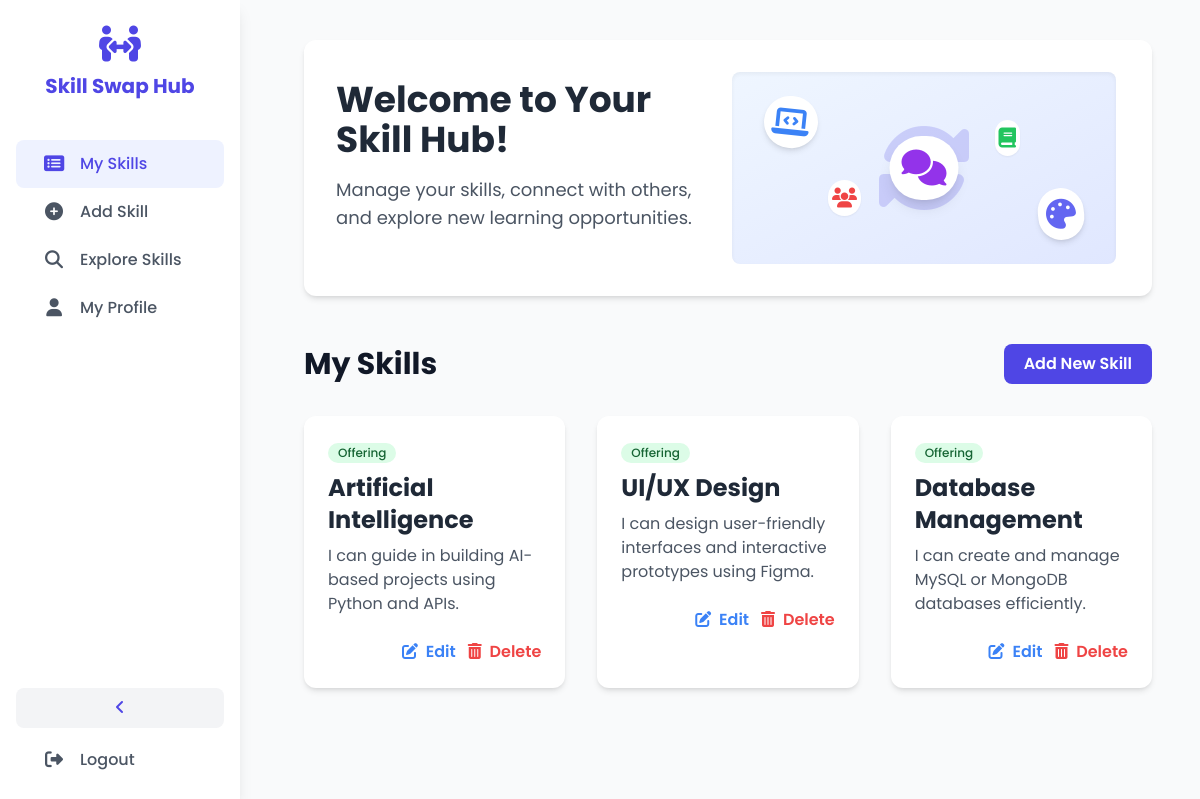
Screenshot of /dashboard/ (signed in) with the database file from the repository.
### skills/models.py (models this page shows, shortened)
class Skill(models.Model):
    SKILL_TYPE_CHOICES = [
        ('offer', 'Offering'),
        ('request', 'Requesting'),
    ]
    user = models.ForeignKey(User, on_delete=models.CASCADE)
    title = models.CharField(max_length=100)
    description = models.TextField()
    skill_type = models.CharField(max_length=10, choices=SKILL_TYPE_CHOICES)
    created_at = models.DateTimeField(auto_now_add=True)

### skills/views.py (the view)
# urls.py: path('dashboard/', views.dashboard_view, name='dashboard'),
@login_required(login_url='login')
def dashboard_view(request):
    skills = Skill.objects.filter(user=request.user)
    context = {'skills': skills}
    return render(request, 'dashboard.html', context)

### templates/dashboard.html (shortened to what this page needs)
{% extends 'base.html' %}
{% block content %}
<div class="relative min-h-screen md:flex">
  <div id="sidebar" class="sidebar bg-white absolute inset-y-0 left-0 transform md:relative md:translate-x-0 sidebar-closed md:flex md:flex-col md:justify-between shadow-lg z-30">
    <div>
      <div class="logo-section">
        <a href="{% url 'index' %}" class="sidebar-logo-link inline-flex flex-col items-center justify-center w-full">
          <i class="fas fa-people-arrows text-4xl text-[#4f46e5]"></i>
          <span class="sidebar-text block text-xl font-bold text-[#4f46e5] mt-2">Skill Swap Hub</span>
        </a>
      </div>
      <nav class="mt-4 px-4">
        <a href="{% url 'dashboard' %}" class="sidebar-nav-link active"><i class="fas fa-list-alt fa-fw"></i><span class="sidebar-text ml-3">My Skills</span></a>
        <a href="{% url 'add_skill' %}" class="sidebar-nav-link"><i class="fas fa-plus-circle fa-fw"></i><span class="sidebar-text ml-3">Add Skill</span></a>
        <a href="{% url 'listings' %}" class="sidebar-nav-link"><i class="fas fa-search fa-fw"></i><span class="sidebar-text ml-3">Explore Skills</span></a>
        <a href="{% url 'profile' %}" class="sidebar-nav-link"><i class="fas fa-user fa-fw"></i><span class="sidebar-text ml-3">My Profile</span></a>
      </nav>
    </div>
    <div class="p-4">
      <button id="desktop-sidebar-toggle" class="hidden md:block w-full text-center p-2 bg-gray-100 hover:bg-gray-200 rounded-lg mb-2 text-[#4f46e5]">
        <i class="fas fa-angle-left transition-transform duration-300"></i>
      </button>
      <a href="{% url 'logout' %}" class="sidebar-nav-link"><i class="fas fa-sign-out-alt fa-fw"></i><span class="sidebar-text ml-3">Logout</span></a>
    </div>
  </div>
  <main id="main-content" class="flex-1 py-6 px-8 md:py-10 md:px-12">
    <div class="bg-white rounded-xl shadow-md p-8 mb-12 flex flex-col md:flex-row items-center justify-between relative overflow-hidden">
      <div class="md:w-1/2 text-center md:text-left z-10">
        <h2 class="text-4xl font-bold text-gray-800 mb-4">Welcome to Your Skill Hub!</h2>
        <p class="text-gray-600 text-lg mb-6 max-w-md mx-auto md:mx-0">
          Manage your skills, connect with others, and explore new learning opportunities.
        </p>
      </div>
      <div class="md:w-1/2 flex justify-center items-center mt-8 md:mt-0 relative z-0">
        <div class="relative w-full max-w-sm h-48 bg-gradient-to-br from-blue-50 to-indigo-100 rounded-lg shadow-inner flex items-center justify-center p-4">
          <div class="absolute top-6 left-8 bg-white p-2 rounded-full shadow-md transform rotate-6">
            <i class="fas fa-laptop-code text-3xl text-blue-500"></i>
          </div>
          <div class="absolute bottom-6 right-8 bg-white p-2 rounded-full shadow-md transform -rotate-6">
            <i class="fas fa-palette text-3xl text-indigo-500"></i>
          </div>
          <div class="absolute top-1/2 left-1/2 transform -translate-x-1/2 -translate-y-1/2 bg-white p-3 rounded-full shadow-lg">
            <i class="fas fa-comments text-4xl text-purple-600"></i>
          </div>
          <div class="absolute top-1/4 right-1/4 bg-white p-1 rounded-full shadow-sm">
            <i class="fas fa-book text-xl text-green-500"></i>
          </div>
          <div class="absolute bottom-1/4 left-1/4 bg-white p-1 rounded-full shadow-sm">
            <i class="fas fa-users text-xl text-red-500"></i>
          </div>
        </div>
      </div>
    </div>
    <div class="flex justify-between items-center mb-8">
      <h1 class="text-3xl font-bold">My Skills</h1>
      <a href="{% url 'add_skill' %}" class="btn-primary text-white px-5 py-2 rounded-lg font-semibold">Add New Skill</a>
    </div>
    <div class="grid grid-cols-1 md:grid-cols-2 lg:grid-cols-3 gap-8">
      {% for skill in skills %}
      <div class="bg-white rounded-xl shadow-md overflow-hidden skill-card">
        <div class="p-6">
          <div class="mb-2">
            {% if skill.skill_type == 'offer' %}
            <span class="bg-green-100 text-green-800 text-xs font-medium px-2.5 py-0.5 rounded-full inline-block">Offering</span>
            {% else %}
            <span class="bg-yellow-100 text-yellow-800 text-xs font-medium px-2.5 py-0.5 rounded-full inline-block">Requesting</span>
            {% endif %}
          </div>
          <h2 class="text-2xl font-bold text-gray-800 mb-2">{{ skill.title }}</h2>
          <p class="text-gray-600 mt-2">{{ skill.description }}</p>
          <div class="mt-6 flex justify-end space-x-3">
            <a href="{% url 'edit_skill' skill.id %}" class="text-blue-500 hover:text-blue-700 font-semibold"><i class="fas fa-edit mr-1"></i> Edit</a>
            <button class="text-red-500 hover:text-red-700 font-semibold delete-btn" data-url="{% url 'delete_skill' skill.id %}">
              <i class="fas fa-trash-alt mr-1"></i> Delete
            </button>
          </div>
        </div>
      </div>
      {% empty %}
      <div class="bg-white rounded-xl shadow-md p-8 text-center col-span-full">
        <i class="fas fa-clipboard-list text-6xl text-gray-300 mb-4"></i>
        <p class="text-gray-500 text-lg">You haven't added any skills yet.</p>
        <p class="text-gray-500 mt-2">Click "Add New Skill" above to get started!</p>
      </div>
      {% endfor %}
    </div>
  </main>
</div>
{% endblock %}

### static/css/style.css (style rules this page uses)
body { font-family: 'Poppins', sans-serif; background-color: #f7f9fc; color: #111827; opacity: 0; transition: opacity 0.16s cubic-bezier(0.4, 0, 0.2, 1); }
body.page-loaded { opacity: 1; }
button, a, .btn-primary, .btn-secondary, .sidebar-nav-link, .contact-btn, .delete-btn, #offer-btn, #request-btn, #desktop-sidebar-toggle, #mobile-menu-button { -webkit-tap-highlight-color: transparent; }
.btn-primary { background-color: #4f46e5; transition: background-color 0.2s cubic-bezier(0.4, 0, 0.2, 1), transform 0.15s cubic-bezier(0.4, 0, 0.2, 1), box-shadow 0.2s cubic-bezier(0.4, 0, 0.2, 1); cursor: pointer; }
.skill-card { transition: transform 0.25s cubic-bezier(0.4, 0, 0.2, 1), box-shadow 0.25s cubic-bezier(0.4, 0, 0.2, 1), border-color 0.2s ease, opacity 0.2s ease; }
.sidebar { width: 15rem; flex-shrink: 0; will-change: width; }
.sidebar.sidebar-ready { transition: width 0.3s cubic-bezier(0.4, 0, 0.2, 1); }
main#main-content { margin-left: 1rem; will-change: margin-left; transition: margin-left 0.3s cubic-bezier(0.4, 0, 0.2, 1); }
.logo-section { padding: 1.5rem; text-align: center; }
.sidebar-nav-link { display: flex; align-items: center; padding: 0.75rem 1.5rem; border-radius: 0.5rem; transition: all 0.2s cubic-bezier(0.4, 0, 0.2, 1); font-weight: 500; cursor: pointer; }
.sidebar-nav-link.active { background-color: #eef2ff; color: #4f46e5; }
.sidebar-nav-link:not(.active) { color: #4b5563; }
.sidebar-nav-link i { font-size: 1.125rem; width: 1.75rem; text-align: center; transition: transform 0.2s ease; }

### templates/base.html (style rules this page uses)
body { opacity: 0; transition: opacity 0.16s cubic-bezier(0.4, 0, 0.2, 1); }
body.page-loaded { opacity: 1; }
.sidebar { width: 15rem; visibility: hidden; opacity: 0; }
.sidebar.sidebar-ready { visibility: visible; opacity: 1; transition: width 0.3s ease-in-out, opacity 0.2s ease-in-out; }
.sidebar-text { opacity: 1; transition: opacity 0.2s ease-in-out; }
main#main-content { margin-left: 1rem; transition: margin-left 0.3s ease-in-out; }

### rows the page displays
Skill: skill_type "Offering", title "Artificial Intelligence", description "I can guide in building AI-based projects using Python and APIs."
Skill: skill_type "Offering", title "UI/UX Design", description "I can design user-friendly interfaces and interactive prototypes using Figma."
Skill: skill_type "Offering", title "Database Management", description "I can create and manage MySQL or MongoDB databases efficiently."
